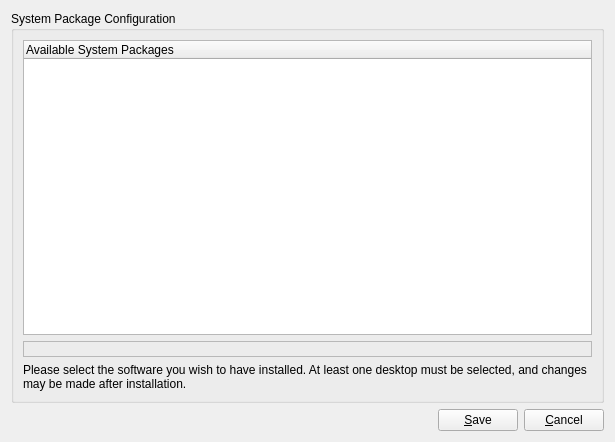
<?xml version="1.0" encoding="UTF-8"?>
<ui version="4.0">
 <class>desktopSelection</class>
 <widget class="QWidget" name="desktopSelection">
  <property name="geometry">
   <rect>
    <x>0</x>
    <y>0</y>
    <width>615</width>
    <height>442</height>
   </rect>
  </property>
  <property name="windowTitle">
   <string notr="true">PC-BSD</string>
  </property>
  <layout class="QGridLayout" name="gridLayout">
   <item row="0" column="0">
    <widget class="QGroupBox" name="groupBox_7">
     <property name="sizePolicy">
      <sizepolicy hsizetype="MinimumExpanding" vsizetype="MinimumExpanding">
       <horstretch>0</horstretch>
       <verstretch>0</verstretch>
      </sizepolicy>
     </property>
     <property name="font">
      <font>
       <weight>50</weight>
       <bold>false</bold>
      </font>
     </property>
     <property name="title">
      <string>System Package Configuration</string>
     </property>
     <layout class="QGridLayout" name="gridLayout_16">
      <item row="0" column="0">
       <widget class="QTreeWidget" name="treeWidgetDesktopPackages">
        <property name="sizePolicy">
         <sizepolicy hsizetype="Preferred" vsizetype="MinimumExpanding">
          <horstretch>0</horstretch>
          <verstretch>0</verstretch>
         </sizepolicy>
        </property>
        <property name="iconSize">
         <size>
          <width>42</width>
          <height>42</height>
         </size>
        </property>
        <column>
         <property name="text">
          <string>Available System Packages</string>
         </property>
        </column>
       </widget>
      </item>
      <item row="2" column="0">
       <widget class="QLabel" name="label_25">
        <property name="text">
         <string>Please select the software you wish to have installed. At least one desktop must be selected, and changes may be made after installation.</string>
        </property>
        <property name="wordWrap">
         <bool>true</bool>
        </property>
       </widget>
      </item>
      <item row="1" column="0">
       <widget class="QLabel" name="labelPkgDesc">
        <property name="frameShape">
         <enum>QFrame::StyledPanel</enum>
        </property>
        <property name="frameShadow">
         <enum>QFrame::Plain</enum>
        </property>
        <property name="text">
         <string/>
        </property>
       </widget>
      </item>
     </layout>
    </widget>
   </item>
   <item row="1" column="0">
    <layout class="QHBoxLayout" name="horizontalLayout">
     <item>
      <spacer name="horizontalSpacer">
       <property name="orientation">
        <enum>Qt::Horizontal</enum>
       </property>
       <property name="sizeHint" stdset="0">
        <size>
         <width>40</width>
         <height>20</height>
        </size>
       </property>
      </spacer>
     </item>
     <item>
      <widget class="QPushButton" name="pushSave">
       <property name="text">
        <string>&amp;Save</string>
       </property>
      </widget>
     </item>
     <item>
      <widget class="QPushButton" name="pushClose">
       <property name="text">
        <string>&amp;Cancel</string>
       </property>
      </widget>
     </item>
    </layout>
   </item>
  </layout>
 </widget>
 <resources/>
 <connections/>
</ui>
